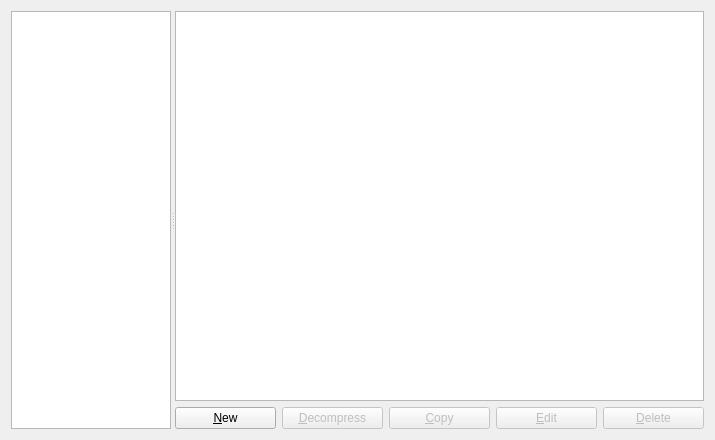
<?xml version="1.0" encoding="UTF-8"?>
<ui version="4.0">
 <class>IOSRouterPreferencesPageWidget</class>
 <widget class="QWidget" name="IOSRouterPreferencesPageWidget">
  <property name="geometry">
   <rect>
    <x>0</x>
    <y>0</y>
    <width>715</width>
    <height>440</height>
   </rect>
  </property>
  <property name="windowTitle">
   <string>IOS routers</string>
  </property>
  <property name="accessibleName">
   <string>IOS router templates</string>
  </property>
  <layout class="QVBoxLayout" name="verticalLayout_2">
   <item>
    <widget class="QSplitter" name="splitter">
     <property name="orientation">
      <enum>Qt::Horizontal</enum>
     </property>
     <widget class="QTreeWidget" name="uiIOSRoutersTreeWidget">
      <property name="sizePolicy">
       <sizepolicy hsizetype="Preferred" vsizetype="MinimumExpanding">
        <horstretch>0</horstretch>
        <verstretch>0</verstretch>
       </sizepolicy>
      </property>
      <property name="maximumSize">
       <size>
        <width>160</width>
        <height>16777215</height>
       </size>
      </property>
      <property name="selectionMode">
       <enum>QAbstractItemView::ExtendedSelection</enum>
      </property>
      <property name="iconSize">
       <size>
        <width>32</width>
        <height>32</height>
       </size>
      </property>
      <property name="rootIsDecorated">
       <bool>false</bool>
      </property>
      <attribute name="headerVisible">
       <bool>false</bool>
      </attribute>
      <column>
       <property name="text">
        <string notr="true">1</string>
       </property>
      </column>
     </widget>
     <widget class="QWidget" name="layoutWidget">
      <layout class="QVBoxLayout" name="verticalLayout">
       <item>
        <widget class="QTreeWidget" name="uiIOSRouterInfoTreeWidget">
         <property name="sizePolicy">
          <sizepolicy hsizetype="MinimumExpanding" vsizetype="MinimumExpanding">
           <horstretch>0</horstretch>
           <verstretch>0</verstretch>
          </sizepolicy>
         </property>
         <property name="indentation">
          <number>10</number>
         </property>
         <property name="allColumnsShowFocus">
          <bool>true</bool>
         </property>
         <attribute name="headerVisible">
          <bool>false</bool>
         </attribute>
         <column>
          <property name="text">
           <string>1</string>
          </property>
         </column>
         <column>
          <property name="text">
           <string>2</string>
          </property>
         </column>
        </widget>
       </item>
       <item>
        <layout class="QHBoxLayout" name="horizontalLayout">
         <item>
          <widget class="QPushButton" name="uiNewIOSRouterPushButton">
           <property name="text">
            <string>&amp;New</string>
           </property>
          </widget>
         </item>
         <item>
          <widget class="QPushButton" name="uiDecompressIOSPushButton">
           <property name="enabled">
            <bool>false</bool>
           </property>
           <property name="text">
            <string>&amp;Decompress</string>
           </property>
          </widget>
         </item>
         <item>
          <widget class="QPushButton" name="uiCopyIOSRouterPushButton">
           <property name="enabled">
            <bool>false</bool>
           </property>
           <property name="text">
            <string>&amp;Copy</string>
           </property>
          </widget>
         </item>
         <item>
          <widget class="QPushButton" name="uiEditIOSRouterPushButton">
           <property name="enabled">
            <bool>false</bool>
           </property>
           <property name="text">
            <string>&amp;Edit</string>
           </property>
          </widget>
         </item>
         <item>
          <widget class="QPushButton" name="uiDeleteIOSRouterPushButton">
           <property name="enabled">
            <bool>false</bool>
           </property>
           <property name="text">
            <string>&amp;Delete</string>
           </property>
          </widget>
         </item>
        </layout>
       </item>
      </layout>
     </widget>
    </widget>
   </item>
  </layout>
 </widget>
 <resources/>
 <connections/>
 <designerdata>
  <property name="gridDeltaX">
   <number>10</number>
  </property>
  <property name="gridDeltaY">
   <number>10</number>
  </property>
  <property name="gridSnapX">
   <bool>true</bool>
  </property>
  <property name="gridSnapY">
   <bool>true</bool>
  </property>
  <property name="gridVisible">
   <bool>true</bool>
  </property>
 </designerdata>
</ui>
